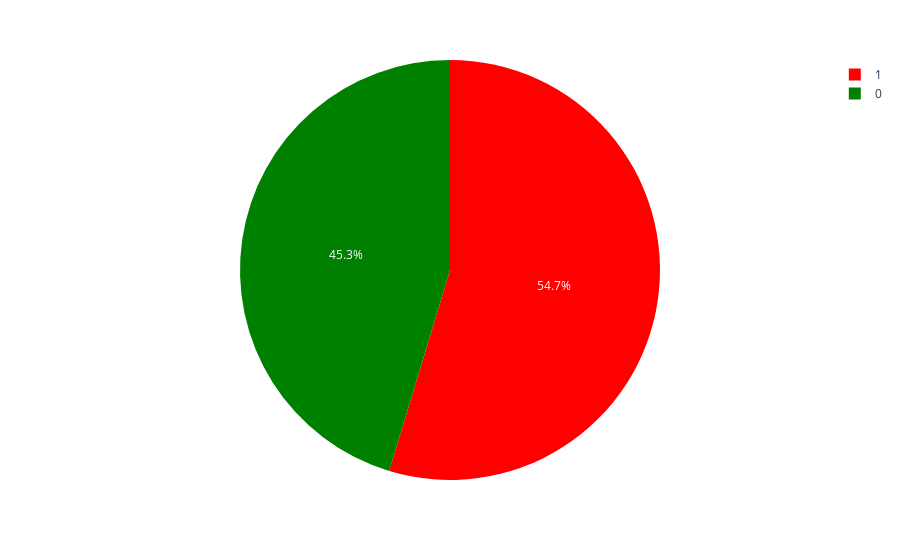

Notebook code for this chart:
### Markdown cell above
# Data Visualization

### Code cell
import plotly.express as px

fig = px.pie(df,names='Taste',color='Taste',
             color_discrete_map={1:'red',
                                 0:'green'})
fig.show()

### Figure 1 — Plotly figure (JSON) as saved in the notebook; plotly's stock layout.template omitted (floating-point values rounded to 4 significant figures; data arrays with more than 128 entries replaced by an {"elided": "..."} marker saying what was removed)
{"data": [{"customdata": {"elided": "1059x1 int values"}, "domain": {"x": [0, 1], "y": [0, 1]}, "hovertemplate": "Taste=%{customdata[0]}<extra></extra>", "labels": {"elided": "1059 int values"}, "legendgroup": "", "marker": {"colors": {"elided": "1059 str values"}}, "name": "", "showlegend": true, "type": "pie"}], "layout": {"legend": {"tracegroupgap": 0}, "margin": {"t": 60}}}
